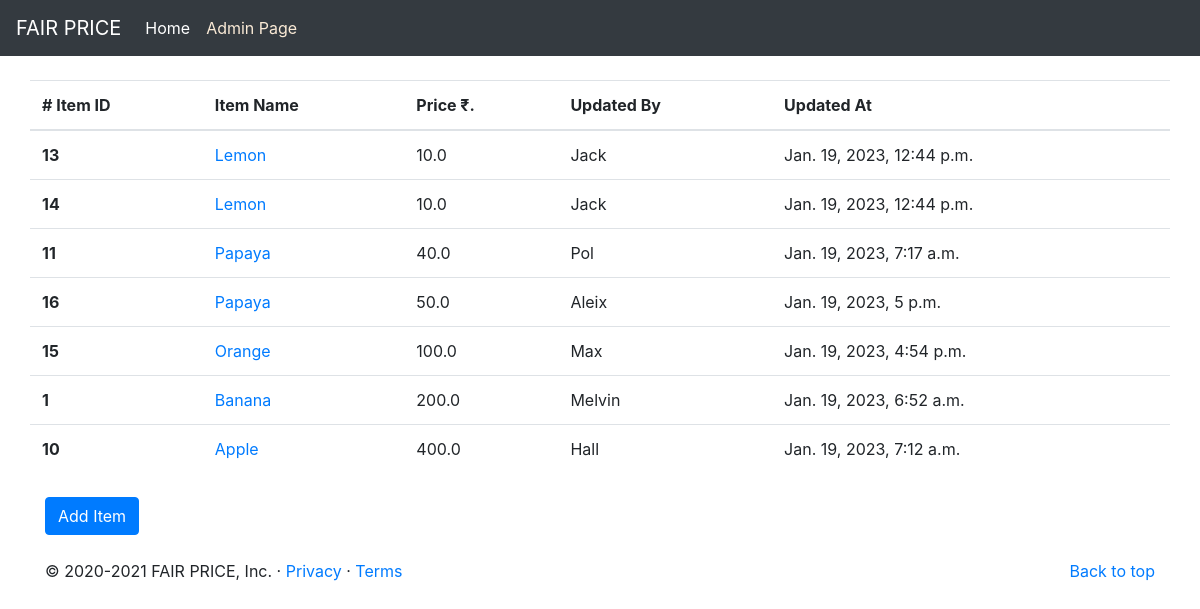
Before: /markets/items/1 with the older database file.
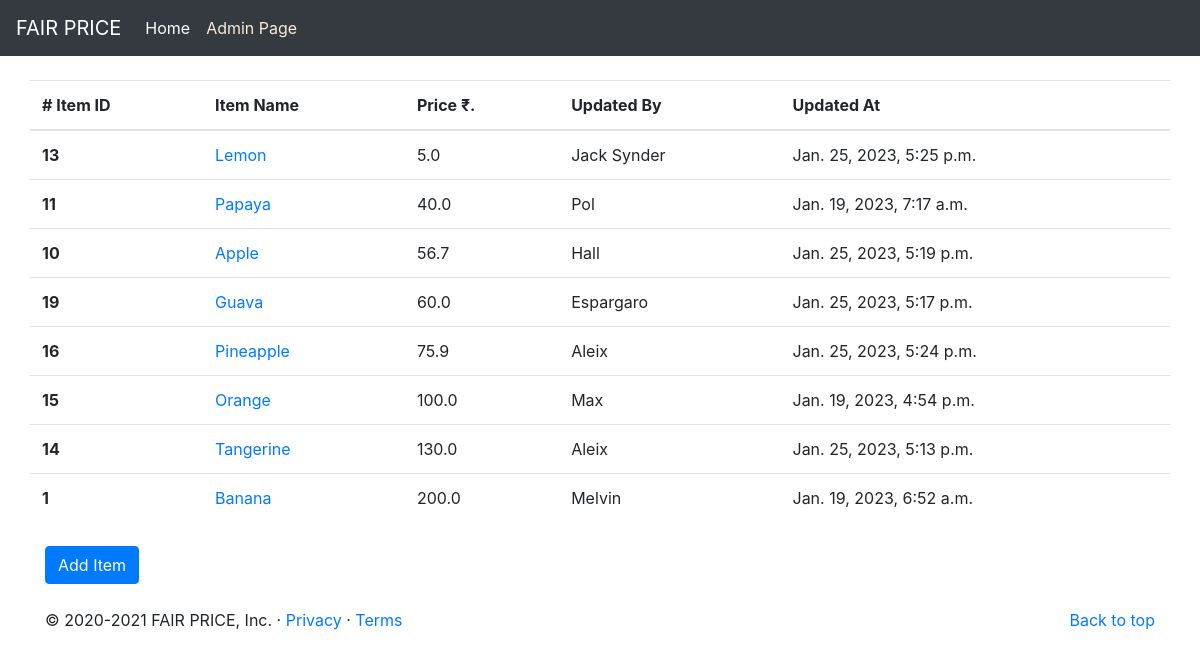
After: the same page with the newer database file.
### markets/models.py (models this page shows, shortened)
class Items(models.Model):
    item_name = models.CharField(max_length=200)
    price = models.FloatField()
    updated_at = models.DateTimeField()
    updated_by = models.CharField(max_length=200)
    category = models.ForeignKey(Categories, on_delete=models.CASCADE)
    class Meta:
        db_table = 'items'

### markets/views.py (the view)
# urls.py: path('items/<int:category_id>', views.items, name='items'),
def items(request, category_id):
    items = Items.objects.filter(category_id=category_id).order_by('price')
    return render(request, 'markets/items.html', {"items": items, "category_id": category_id})

### templates/markets/items.html
{% extends 'base.html' %}
{% block content %}
<div class="row mb-2">
    {% if items %}
    <table class="table">
        <thead>
            <tr>
                <th scope="col"># Item ID</th>
                <th scope="col">Item Name</th>
                <th scope="col">Price ₹.</th>
                <th scope="col">Updated By</th>
                <th scope="col">Updated At</th>
            </tr>
        </thead>
        <tbody>
            {% for i in items %}
            <tr>
                <th scope="row">{{ i.id }}</th>
                <td><a href="{% url 'markets:getItem' i.id %}">{{ i.item_name }}</a></td>
                <td>{{ i.price }}</td>
                <td>{{ i.updated_by }}</td>
                <td>{{ i.updated_at }}</td>
            </tr>
            {% endfor %}
        </tbody>
    </table>
    {% else %}
    <p>No items available for this category!</p>
    {% endif %}
    <br>
</div>
<a href="/markets/add-item/{{ category_id }}" class="btn btn-primary">Add Item</a>
{% endblock %}

### templates/base.html (shortened to what this page needs)
<!doctype html>
<html lang="en">
<head>
    <link rel="stylesheet" href="https://stackpath.bootstrapcdn.com/bootstrap/4.4.1/css/bootstrap.min.css"
>
    <link rel="stylesheet" href="/static/css/custom.css">
</head>
<body>
    {% include 'partials/_navbar.html' %}
    <div class="container my-4">
        {% block content %}
        {% endblock %}
    </div>
    <footer class="container">
        <p class="float-right"><a href="#">Back to top</a></p>
        <p>© 2020-2021 FAIR PRICE, Inc. · <a href="#">Privacy</a> · <a href="#">Terms</a></p>
    </footer>
</body>
</html>

### templates/partials/_navbar.html (shortened to what this page needs)
<nav class="navbar navbar-expand-lg navbar-dark bg-dark">
    <a class="navbar-brand" href="/markets">FAIR PRICE</a>
    <div class="collapse navbar-collapse" id="navbarSupportedContent">
        <ul class="navbar-nav mr-auto">
            <li class="nav-item active">
                <a class="nav-link" href="/markets">Home <span class="sr-only">(current)</span></a>
            </li>
            <li class="nav-item">
                <a class="nav-link" href="/admin" style="color: hsl(34, 78%, 91%);" target="_blank">Admin Page</a>
            </li>
        </ul>
    </div>
</nav>

Changed rows visible on the page:
changed Items "Lemon": price "10.0" → "5.0"; updated_by "Jack" → "Jack Synder"; updated_at "Jan. 19, 2023, 12:44 p.m." → "Jan. 25, 2023, 5:25 p.m."
changed Items "Apple": price "400.0" → "56.7"; updated_at "Jan. 19, 2023, 7:12 a.m." → "Jan. 25, 2023, 5:19 p.m."; moves up the list
added Items: id "19", item_name "Guava", price "60.0", updated_by "Espargaro", updated_at "Jan. 25, 2023, 5:17 p.m."
changed Items id 16: item_name "Papaya" → "Pineapple"; price "50.0" → "75.9"; updated_at "Jan. 19, 2023, 5 p.m." → "Jan. 25, 2023, 5:24 p.m."
changed Items id 14: item_name "Lemon" → "Tangerine"; price "10.0" → "130.0"; updated_by "Jack" → "Aleix"; updated_at "Jan. 19, 2023, 12:44 p.m." → "Jan. 25, 2023, 5:13 p.m."; moves down the list
